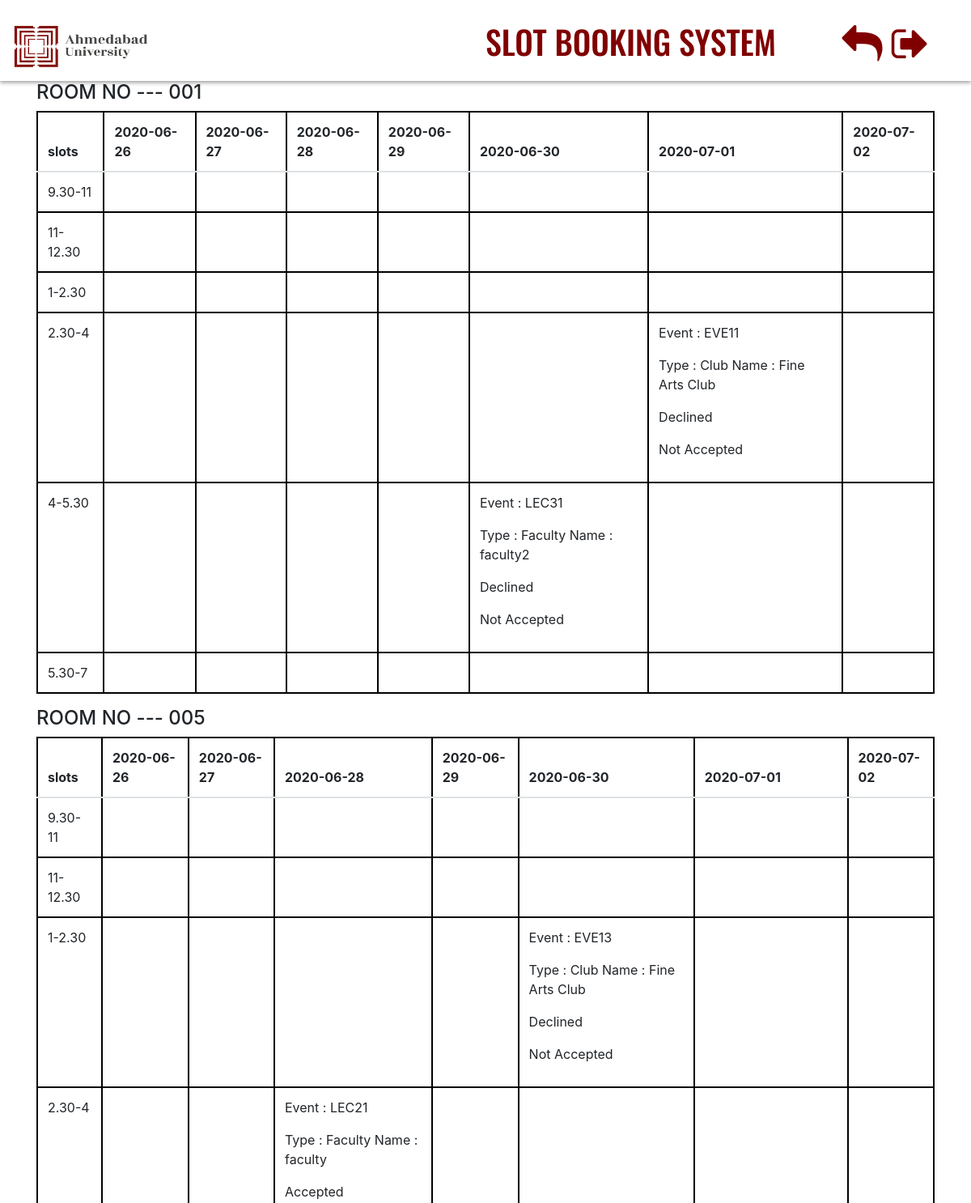
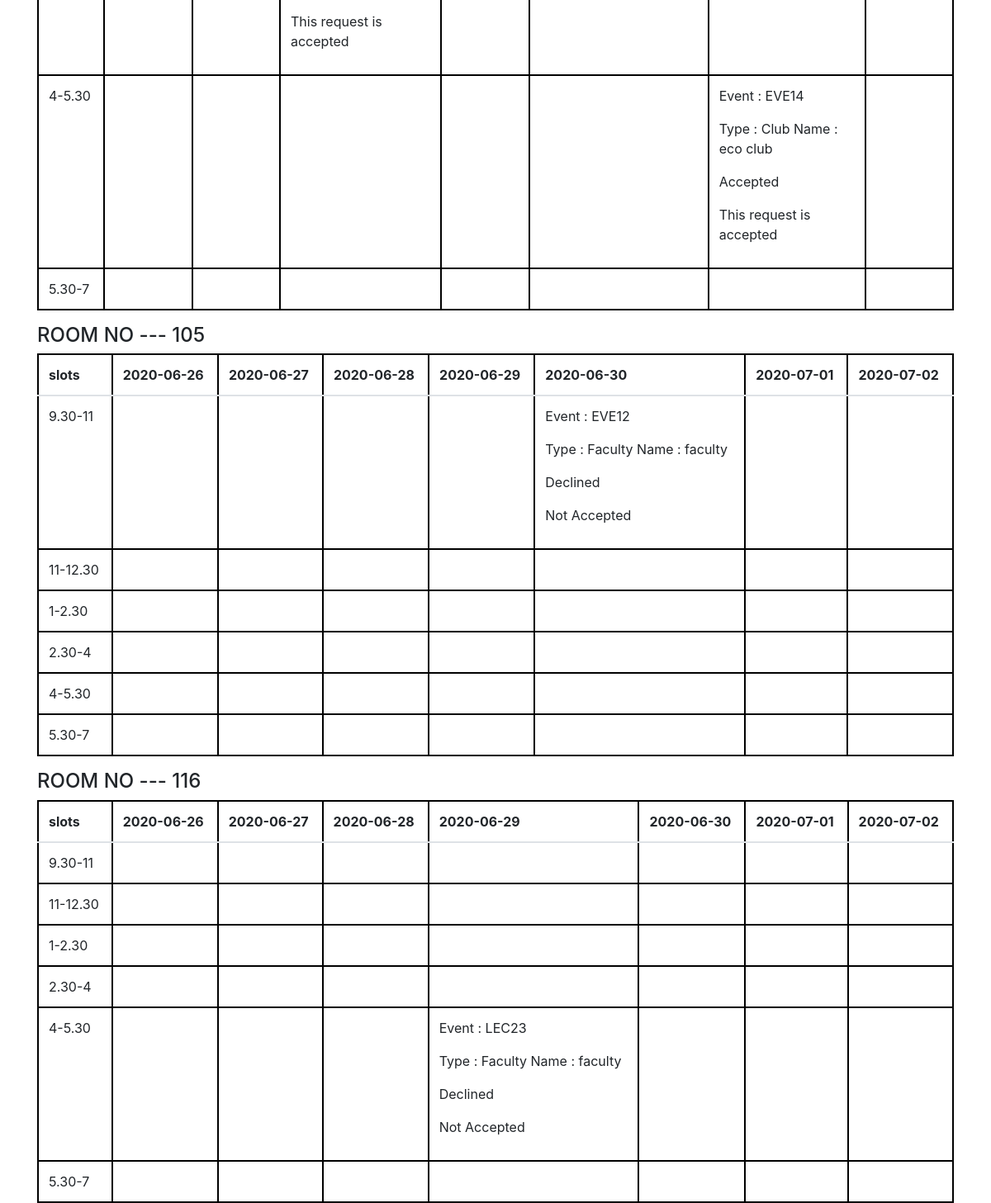
The app's page /admin_calendar with its own data (2 pictures, top to bottom).
### slot/models.py (models this page shows)
class Request(models.Model):
    rEvent = models.ForeignKey(Event, default='LEC', on_delete=models.SET_DEFAULT)
    rUser = models.ForeignKey(User, default='faculty', on_delete=models.SET_DEFAULT)
    rSlot = models.CharField(max_length=15,  default="1")
    rDate = models.CharField(max_length=20,  default=" ")
    rRoom = models.CharField(max_length=10, default="005")
    type = (
        ('Accepted', 'accept'),
        ('Declined', 'decline'),
    )
    reqStatus = models.CharField(max_length=10, choices=type, default="Declined")
    fbDesc = models.TextField()

class Event(models.Model):
    eventId = models.CharField(max_length=8,default='LECXXX',primary_key='true')
    eUser = models.ForeignKey(User, default=1, on_delete=models.SET_DEFAULT)
    eventName = models.CharField(max_length=50, blank='false')
    eventDesc = models.TextField(max_length=250,default='Event or Lecture')
    def __str__(self):
        return ' Event : {0}'.format(self.eventId)

class User(models.Model):
    userName = models.CharField(max_length=100, blank='false',primary_key='true')
    userId = models.IntegerField()
    type = (
        ('Admin', 'admin'),
        ('Faculty', 'faculty'),
        ('Club', 'club')
    )
    userType = models.CharField(max_length=10, choices=type, default="Faculty")
    userMailId = models.CharField(max_length=100, default="@ahduni.edu.in")
    userPassword = models.CharField(max_length=100, blank='false')
    def __str__(self):
        return 'Type : {0} Name : {1}'.format(self.userType, self.userName)

### slot/views.py (the view)
# urls.py: url(r'^admin_calendar$', adminCalendar, name='admin_calendar'),
def adminCalendar(request):
    now = datetime.date.today()
    dt = now.strftime('%Y-%m-%d')
    list = []
    for i in range(7):
        list.append(dt)
        now += datetime.timedelta(days=1)
        dt = now.strftime('%Y-%m-%d')
    items = Request.objects.all()
    rooms = ['001', '005', '105', '116']
    dates = ['2020-06-26','2020-06-27','2020-06-28','2020-06-29','2020-06-30','2020-07-01','2020-07-02']
    slots = ['9.30-11', '11-12.30', '1-2.30', '2.30-4', '4-5.30', '5.30-7']
    context = {
        'items' : items,
        'rooms' : rooms,
        'slots' : slots,
        'dates' : dates,
        'list' : list,
    }
    return render(request, 'admin_calendar.html', context)

### slot/templates/admin_calendar.html (shortened to what this page needs)
<!DOCTYPE html>
<html lang="en" >
<head>
  <link href="//maxcdn.bootstrapcdn.com/bootstrap/4.1.1/css/bootstrap.min.css" rel="stylesheet" id="bootstrap-css">
</head>
{% load static %}
<link rel="stylesheet" href="{% static '/css/bootstrap.css' %}">
<body>
<link rel="stylesheet" href="https://maxcdn.bootstrapcdn.com/font-awesome/4.5.0/css/font-awesome.min.css">
<header>
	<img  class="timlogo" src="\static\au3.png" alt="AU logo">
	<div class="cnt">
		<h1>SLOT BOOKING SYSTEM</h1>
	</div>
	<div class="head">
         <a href="{% url 'admin_dash' %}" class="tile socialmedia"><i class="fa fa-reply"></i></a>
		 <a href='/' class="tile socialmedia"><i class="fa fa-sign-out"></i></a>
	</div>
</header>
<div class="container" >
    {% for item1 in rooms%}
    <h4>ROOM NO --- {{ item1 }}</h4>
	<table class="table table-hover" style="float:left">
    <thead>
    <tr>
        <th>slots</th>
         {% for date in list %}
        <th>{{ date }}</th>
        {% endfor %}
    </tr>
    </thead>
    <tbody>
        {% for sl in slots %}
        <tr>
            <td>{{ sl }}</td>
         {% for dt in list %}
            <td>
        {% for item in items %}
        {% if item.rRoom == item1 and item.rSlot == sl and item.rDate == dt %}
            <p>{{ item.rEvent}}</p>
            <p>{{ item.rUser}}</p>
             <p>{{ item.reqStatus}}</p>
             <p>{{ item.fbDesc}}</p>
        {% endif %}
        {% endfor %}
               </td>
        {% endfor %}
        </tr>
        {% endfor %}
    </tbody>
   </table>
    <br>
   {% endfor %}
</div>
</body>
</html>

### slot/templates/admin_calendar.html (style rules this page uses)
header * { box-sizing: border-box; margin: 0; padding: 0; }
header { height: 100px; width: 100%; position: relative; background-color: white; box-shadow: 0px 2px 5px rgba(0,0,0,.4); }
.timlogo { width: 200px; height: 100px; #align: left; #display: block; margin: 0 auto; padding-top: 15px; }
.cnt { position: absolute; display: block; top: 27px; left: 600px; color:#800000; font-size:50px; width: 500px; height: 100px; font-family: sans-serif; font-family: 'Oswald', sans-serif; }
.head { position: absolute; top: 35px; right: 50px; }
.head .tile { display: inline-block; height: 50px; width: 50px; margin-left: 5px; transition: all .3s ease-in; -webkit-transition: all .3s ease-in; }
.head .socialmedia { color: #800000; font-size: 50px; text-align: center; line-height: 50px; position: relative; top: -6px; }
html,body { background-repeat: no-repeat; height: 100%; font-family: 'Oswald', sans-serif; }
.container { height: 100%; align-content: center; }
table, th, td { border: 2px solid black; }

### records on screen
Request: rEvent "Event : EVE11", rUser "Type : Club Name : Fine Arts Club", reqStatus "Declined", fbDesc "Not Accepted"
Request: rEvent "Event : LEC31", rUser "Type : Faculty Name : faculty2", reqStatus "Declined", fbDesc "Not Accepted"
Request: rEvent "Event : EVE13", rUser "Type : Club Name : Fine Arts Club", reqStatus "Declined", fbDesc "Not Accepted"
Request: rEvent "Event : LEC21", rUser "Type : Faculty Name : faculty", reqStatus "Accepted", fbDesc "This request is accepted"
Request: rEvent "Event : EVE14", rUser "Type : Club Name : eco club", reqStatus "Accepted", fbDesc "This request is accepted"
Request: rEvent "Event : EVE12", rUser "Type : Faculty Name : faculty", reqStatus "Declined", fbDesc "Not Accepted"
Request: rEvent "Event : LEC23", rUser "Type : Faculty Name : faculty", reqStatus "Declined", fbDesc "Not Accepted"

### other values on screen
{{ item1 }} "001" "005" "105" "116"
{{ date }} "2020-06-26" "2020-06-27" "2020-06-28" "2020-06-29" "2020-06-30" "2020-07-01" "2020-07-02" "2020-06-26" "2020-06-27" "2020-06-28" "2020-06-29" "2020-06-30" "2020-07-01" "2020-07-02" "2020-06-26" "2020-06-27" "2020-06-28" "2020-06-29" "2020-06-30" "2020-07-01" "2020-07-02" "2020-06-26" "2020-06-27" "2020-06-28" "2020-06-29" "2020-06-30" "2020-07-01" "2020-07-02"
{{ sl }} "9.30-11" "11-12.30" "1-2.30" "2.30-4" "4-5.30" "5.30-7" "9.30-11" "11-12.30" "1-2.30" "2.30-4" "4-5.30" "5.30-7" "9.30-11" "11-12.30" "1-2.30" "2.30-4" "4-5.30" "5.30-7" "9.30-11" "11-12.30" "1-2.30" "2.30-4" "4-5.30" "5.30-7"
